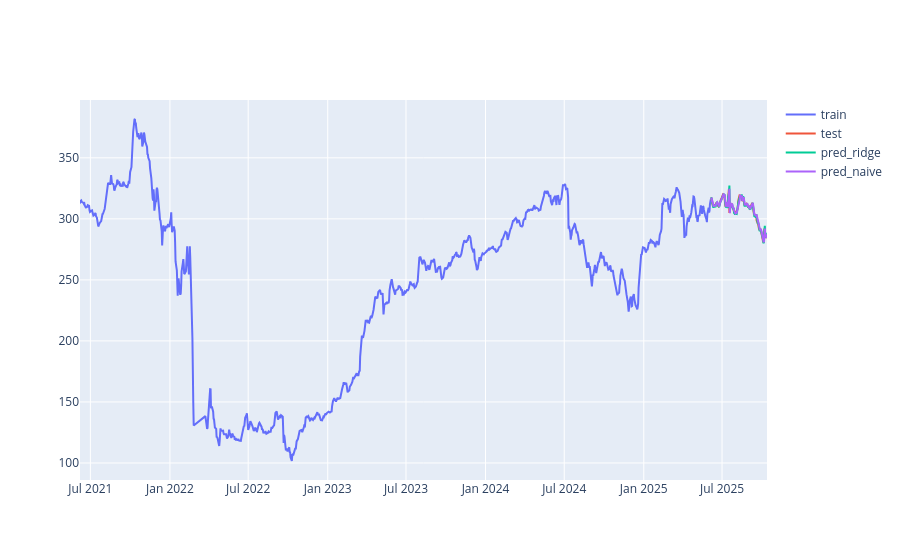

The notebook cell saved with this chart:
### Code cell
fig_pl = go.Figure()

fig_pl.add_trace(go.Scatter(
    x=ts_train, 
    y=y_train, 
    mode='lines', 
    name='train'
))

fig_pl.add_trace(go.Scatter(
    x=ts_test, 
    y=y_test, 
    mode='lines', 
    name='test'
))

fig_pl.add_trace(go.Scatter(
    x=ts_test, 
    y=y_pred_ridge, 
    mode='lines', 
    name='pred_ridge'
))

fig_pl.add_trace(go.Scatter(
    x=ts_test, 
    y=y_pred_naive, 
    mode='lines', 
    name='pred_naive'
))
